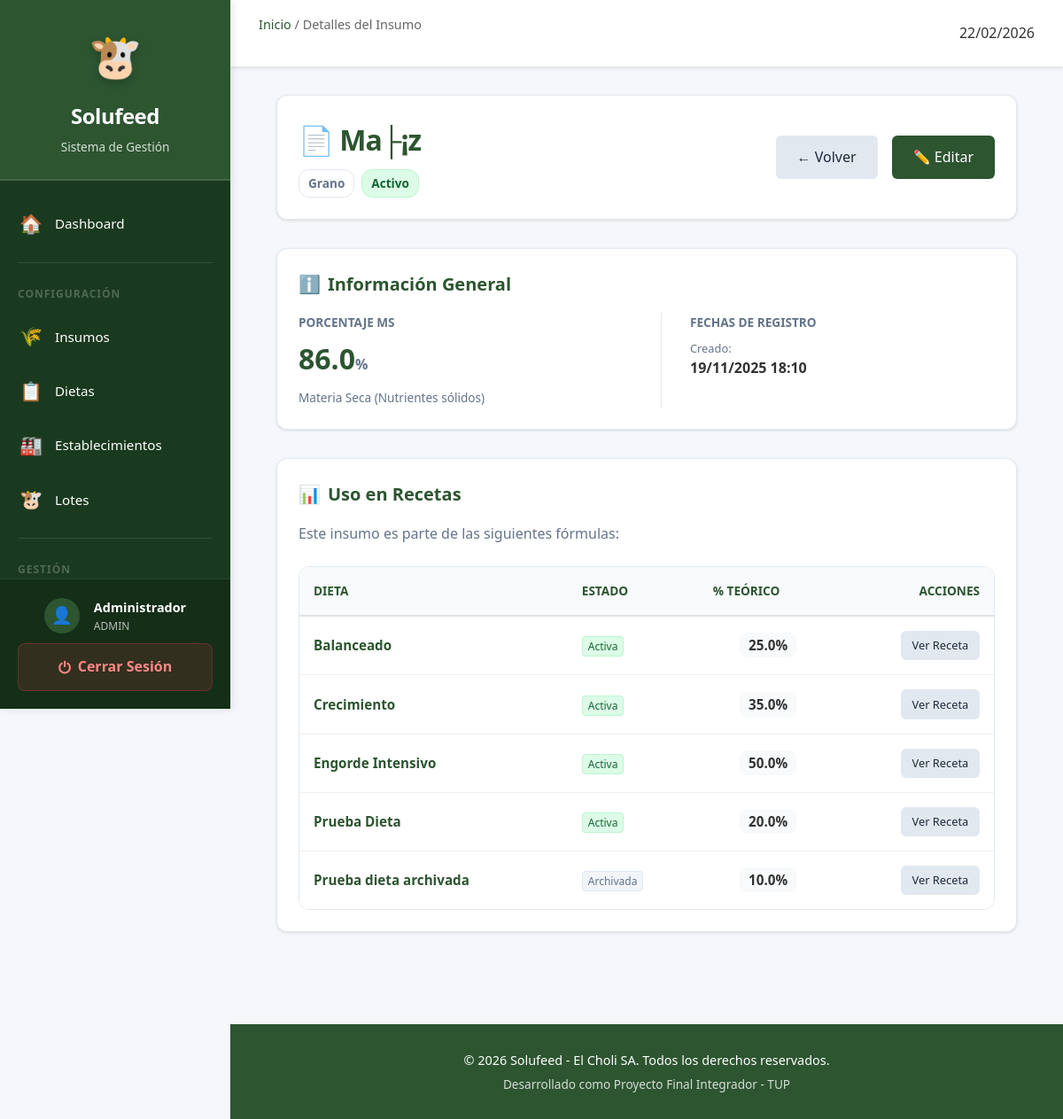
The app's page /admin/insumos/ver.php?id=1 (signed in) with its own data.
### tables this page shows
CREATE TABLE `insumo` (
  `id_insumo` int(11) NOT NULL AUTO_INCREMENT,
  `nombre` varchar(100) NOT NULL,
  `tipo` varchar(50) DEFAULT NULL,
  `costo_kg` decimal(12,4) DEFAULT NULL,
  `porcentaje_ms` decimal(5,2) NOT NULL,
  `activo` tinyint(1) NOT NULL DEFAULT 1,
  `fecha_creacion` datetime NOT NULL,
  `fecha_actualizacion` datetime DEFAULT NULL,
  PRIMARY KEY (`id_insumo`)
);

CREATE TABLE `dieta_detalle` (
  `id_dieta` int(11) NOT NULL,
  `id_insumo` int(11) NOT NULL,
  `porcentaje_teorico` decimal(6,3) NOT NULL,
  PRIMARY KEY (`id_dieta`,`id_insumo`),
  KEY `fk_dietadet_insumo` (`id_insumo`),
  CONSTRAINT `fk_dietadet_dieta` FOREIGN KEY (`id_dieta`) REFERENCES `dieta` (`id_dieta`),
  CONSTRAINT `fk_dietadet_insumo` FOREIGN KEY (`id_insumo`) REFERENCES `insumo` (`id_insumo`)
);

CREATE TABLE `dieta` (
  `id_dieta` int(11) NOT NULL AUTO_INCREMENT,
  `nombre` varchar(100) NOT NULL,
  `descripcion` text DEFAULT NULL,
  `activo` tinyint(1) NOT NULL DEFAULT 1,
  `fecha_creacion` datetime NOT NULL,
  `fecha_actualizacion` datetime DEFAULT NULL,
  PRIMARY KEY (`id_dieta`)
);

### admin/insumos/ver.php (the view, shortened to what this page needs)
<?php
$id_insumo = (int) $_GET['id'];
$db = getConnection();
$stmt = $db->prepare("SELECT * FROM insumo WHERE id_insumo = ?");
$stmt->execute([$id_insumo]);
$insumo = $stmt->fetch();
require_once '../../includes/header.php';
?>
<div class="page-header">
    <div>
        <h1 style="font-weight: 800; color: var(--primary); margin: 0; letter-spacing: -1px;">📄 <?php echo htmlspecialchars($insumo['nombre']); ?></h1>
        <div style="display: flex; gap: 0.5rem; margin-top: 0.5rem;">
            <span class="badge" style="background: var(--surface); border: 1px solid var(--border); color: var(--text-muted);">
                <?php echo htmlspecialchars($insumo['tipo']); ?>
            </span>
            <?php if ($insumo['activo']): ?>
                <span class="badge" style="background: #dcfce7; color: #166534; border: 1px solid #bbf7d0;">Activo</span>
            <?php else: ?>
                <span class="badge" style="background: #fee2e2; color: #991b1b; border: 1px solid #fecaca;">Inactivo</span>
            <?php endif; ?>
        </div>
    </div>
    <div class="header-actions">
        <a href="listar.php" class="btn btn-secondary"><span>←</span> Volver</a>
        <a href="editar.php?id=<?php echo $id_insumo; ?>" class="btn btn-primary"><span>✏️</span> Editar</a>
    </div>
</div>
<div class="card" style="margin-bottom: 2rem;">
    <h3 class="card-title"><span>ℹ️</span> Información General</h3>
    <div style="display: grid; grid-template-columns: repeat(auto-fit, minmax(200px, 1fr)); gap: 2rem;">
        <div>
            <div style="font-size: 0.85rem; color: var(--text-muted); text-transform: uppercase; font-weight: 700; margin-bottom: 0.25rem;">Porcentaje MS</div>
            <div style="font-size: 2rem; font-weight: 800; color: var(--primary);">
                <?php echo number_format($insumo['porcentaje_ms'], 1); ?><span style="font-size: 1rem; color: var(--text-muted);">%</span>
            </div>
            <div style="font-size: 0.85rem; color: var(--text-muted); margin-top: 0.5rem;">
                Materia Seca (Nutrientes sólidos)
            </div>
        </div>
        <div style="border-left: 1px solid var(--border); padding-left: 2rem;">
            <div style="font-size: 0.85rem; color: var(--text-muted); text-transform: uppercase; font-weight: 700; margin-bottom: 0.5rem;">Fechas de Registro</div>
            <div style="margin-bottom: 0.5rem;">
                <span style="display: block; font-size: 0.8rem; color: var(--text-muted);">Creado:</span>
                <strong><?php echo date('d/m/Y H:i', strtotime($insumo['fecha_creacion'])); ?></strong>
            </div>
        </div>
    </div>
</div>
<div class="card">
    <h3 class="card-title"><span>📊</span> Uso en Recetas</h3>
    <?php
    $stmt_uso = $db->prepare("
        SELECT
            d.id_dieta,
            d.nombre as dieta_nombre,
            dd.porcentaje_teorico,
            d.activo as dieta_activa
        FROM dieta_detalle dd
        INNER JOIN dieta d ON dd.id_dieta = d.id_dieta
        WHERE dd.id_insumo = ?
        ORDER BY d.activo DESC, d.nombre ASC
    ");
    $stmt_uso->execute([$id_insumo]);
    $dietas_uso = $stmt_uso->fetchAll();
    ?>
    <?php if (count($dietas_uso) > 0): ?>
        <p style="margin-bottom: 1.5rem; color: var(--text-muted);">
            Este insumo es parte de las siguientes fórmulas:
        </p>
        <div class="table-container">
            <table>
                <thead>
                    <tr>
                        <th>Dieta</th>
                        <th>Estado</th>
                        <th>% Teórico</th>
                        <th style="text-align: right;">Acciones</th>
                    </tr>
                </thead>
                <tbody>
                    <?php foreach ($dietas_uso as $dieta): ?>
                        <tr>
                            <td>
                                <strong style="color: var(--primary);"><?php echo htmlspecialchars($dieta['dieta_nombre']); ?></strong>
                            </td>
                            <td>
                                <?php if ($dieta['dieta_activa']): ?>
                                    <span style="font-size: 0.75rem; background: #dcfce7; color: #166534; padding: 2px 6px; border-radius: 4px; border: 1px solid #bbf7d0;">Activa</span>
                                <?php else: ?>
                                    <span style="font-size: 0.75rem; background: #f1f5f9; color: #64748b; padding: 2px 6px; border-radius: 4px; border: 1px solid #e2e8f0;">Archivada</span>
                                <?php endif; ?>
                            </td>
                            <td style="text-align: center;">
                                <span style="background: var(--bg-main); padding: 4px 10px; border-radius: 8px; font-weight: 700;">
                                    <?php echo number_format($dieta['porcentaje_teorico'], 1); ?>%
                                </span>
                            </td>
                            <td style="text-align: right;">
                                <a href="../dietas/editar.php?id=<?php echo $dieta['id_dieta']; ?>" class="btn btn-secondary" style="font-size: 0.8rem; padding: 0.4rem 0.8rem;">
                                    Ver Receta
                                </a>
                            </td>
                        </tr>
                    <?php endforeach; ?>
                </tbody>
            </table>
        </div>
    <?php endif; ?>
</div>
<?php require_once '../../includes/footer.php'; ?>

### assets/css/main.css (style rules this page uses)
:root { --primary: #2c5530; --primary-light: #3d7043; --primary-dark: #1e3a21; --secondary: #1e6091; --accent: #f4a261; --success: #28a745; --danger: #dc3545; --warning: #ffc107; --info: #17a2b8; --bg-main: #f8fafc; --surface: #ffffff; --border: #e2e8f0; --text-main: #1e293b; --text-muted: #64748b; --text-on-primary: #ffffff; --shadow-sm: 0 1px 3px rgba(0, 0, 0, 0.12); --shadow-md: 0 4px 6px -1px rgba(0, 0, 0, 0.1), 0 2px 4px -1px rgba(0, 0, 0, 0.06); --shadow-lg: 0 10px 15px -3px rgba(0, 0, 0, 0.1), 0 4px 6px -2px rgba(0, 0, 0, 0.05); --radius: 12px; }
* { margin: 0; padding: 0; box-sizing: border-box; }
body { font-family: 'Outfit', 'Inter', -apple-system, sans-serif; background-color: var(--bg-main); color: var(--text-main); line-height: 1.5; -webkit-font-smoothing: antialiased; }
.card { background: var(--surface); border-radius: var(--radius); padding: 1.5rem; box-shadow: var(--shadow-sm); border: 1px solid var(--border); margin-bottom: 1.5rem; transition: transform 0.2s ease, box-shadow 0.2s ease; }
.card-title { font-size: 1.25rem; font-weight: 700; color: var(--primary); margin-bottom: 1rem; display: flex; align-items: center; gap: 0.5rem; }
.page-header { display: flex; justify-content: space-between; align-items: center; flex-wrap: wrap; gap: 1.5rem; margin-bottom: 2rem; background: var(--surface); padding: 1.5rem; border-radius: var(--radius); box-shadow: var(--shadow-sm); border: 1px solid var(--border); }
.header-actions { display: flex; flex-wrap: wrap; gap: 1rem; }
.btn { display: inline-flex; align-items: center; justify-content: center; padding: 0.625rem 1.25rem; font-size: 0.95rem; font-weight: 600; border-radius: 8px; cursor: pointer; transition: all 0.2s ease; text-decoration: none; border: none; gap: 0.5rem; }
.btn-primary { background: var(--primary); color: white; }
.btn-secondary { background: var(--border); color: var(--text-main); }
.table-container { overflow-x: auto; background: var(--surface); border-radius: var(--radius); border: 1px solid var(--border); }
table { width: 100%; border-collapse: collapse; }
th { background: var(--bg-main); padding: 1rem; text-align: center; font-size: 0.85rem; text-transform: uppercase; color: var(--text-muted); font-weight: 700; border-bottom: 2px solid var(--border); }
td { padding: 1rem; border-bottom: 1px solid var(--border); font-size: 0.95rem; }
tr:last-child td { border-bottom: none; }

### assets/css/style.css (style rules this page uses)
* { margin: 0; padding: 0; box-sizing: border-box; }
body { font-family: 'Segoe UI', Tahoma, Geneva, Verdana, sans-serif; background-color: #f5f7fa; color: #333; line-height: 1.6; display: flex; min-height: 100vh; }
.btn { display: inline-block; padding: 0.75rem 1.5rem; border: none; border-radius: 6px; font-size: 1rem; font-weight: 500; text-decoration: none; cursor: pointer; transition: all 0.3s; text-align: center; }
table { width: 100%; border-collapse: collapse; background: white; }
table thead { background: #f8f9fa; }
table th { padding: 1rem; text-align: left; font-weight: 600; color: #2c5530; border-bottom: 2px solid #dee2e6; }
table td { padding: 1rem; border-bottom: 1px solid #f0f0f0; }
table tbody tr { transition: background 0.2s; }
.badge { padding: 4px 10px; border-radius: 12px; font-size: 0.85em; font-weight: bold; }

### records on screen
insumo: nombre "Ma├¡z", tipo "Grano", porcentaje_ms "86.0", fecha_creacion "19/11/2025 18:10"
dieta_detalle: id_dieta.nombre "Balanceado", shows "Activa", porcentaje_teorico "25.0"
dieta_detalle: id_dieta.nombre "Crecimiento", shows "Activa", porcentaje_teorico "35.0"
dieta_detalle: id_dieta.nombre "Engorde Intensivo", shows "Activa", porcentaje_teorico "50.0"
dieta_detalle: id_dieta.nombre "Prueba Dieta", shows "Activa", porcentaje_teorico "20.0"
dieta_detalle: id_dieta.nombre "Prueba dieta archivada", shows "Archivada", porcentaje_teorico "10.0"

### other values on screen
$_SESSION['nombre'] "Administrador"
$_SESSION['tipo'] "ADMIN"
$page_title "Detalles del Insumo"
